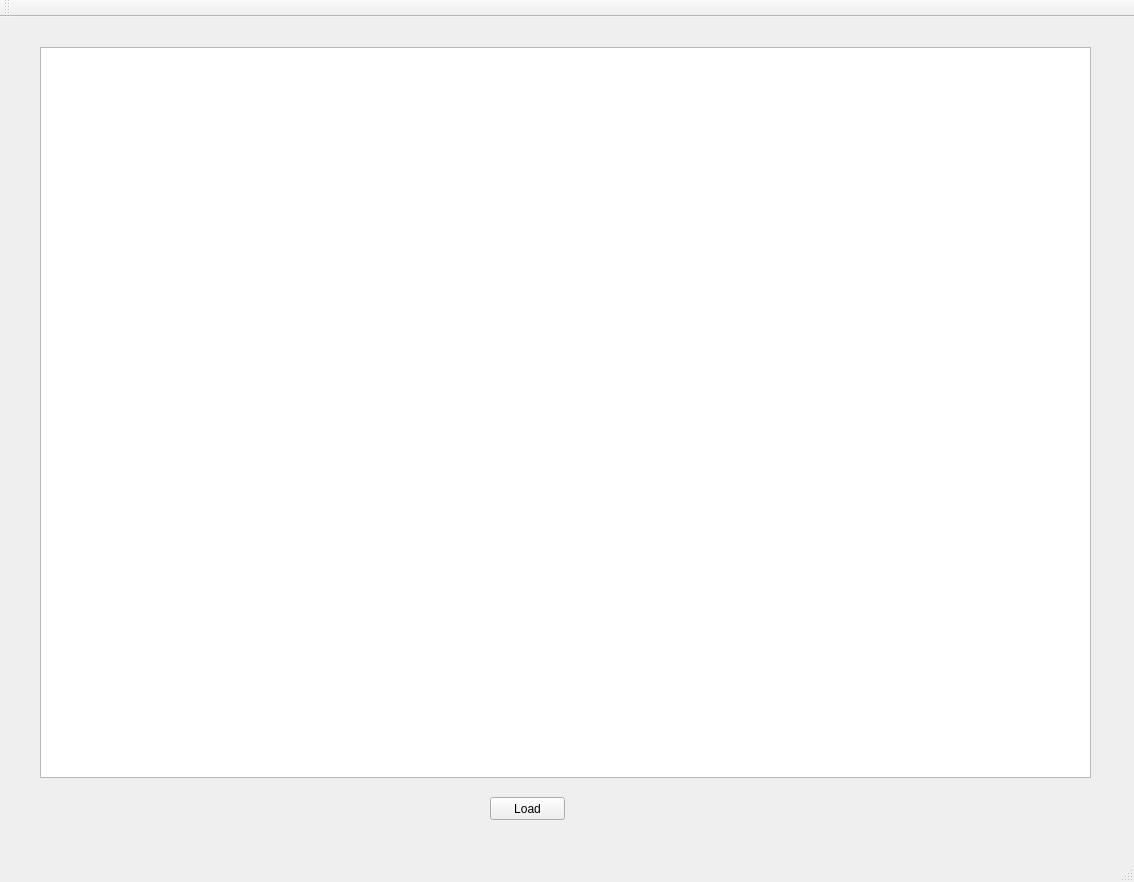
<?xml version="1.0" encoding="UTF-8"?>
<ui version="4.0">
 <class>MainWindow</class>
 <widget class="QMainWindow" name="MainWindow">
  <property name="geometry">
   <rect>
    <x>0</x>
    <y>0</y>
    <width>1134</width>
    <height>882</height>
   </rect>
  </property>
  <property name="windowTitle">
   <string>MainWindow</string>
  </property>
  <widget class="QWidget" name="centralWidget">
   <widget class="QGraphicsView" name="graphicsView">
    <property name="geometry">
     <rect>
      <x>40</x>
      <y>30</y>
      <width>1051</width>
      <height>731</height>
     </rect>
    </property>
   </widget>
   <widget class="QPushButton" name="pushButton">
    <property name="geometry">
     <rect>
      <x>490</x>
      <y>780</y>
      <width>75</width>
      <height>23</height>
     </rect>
    </property>
    <property name="text">
     <string>Load</string>
    </property>
   </widget>
  </widget>
  <widget class="QMenuBar" name="menuBar">
   <property name="geometry">
    <rect>
     <x>0</x>
     <y>0</y>
     <width>1134</width>
     <height>21</height>
    </rect>
   </property>
  </widget>
  <widget class="QToolBar" name="mainToolBar">
   <attribute name="toolBarArea">
    <enum>TopToolBarArea</enum>
   </attribute>
   <attribute name="toolBarBreak">
    <bool>false</bool>
   </attribute>
  </widget>
  <widget class="QStatusBar" name="statusBar"/>
 </widget>
 <layoutdefault spacing="6" margin="11"/>
 <resources/>
 <connections/>
</ui>
